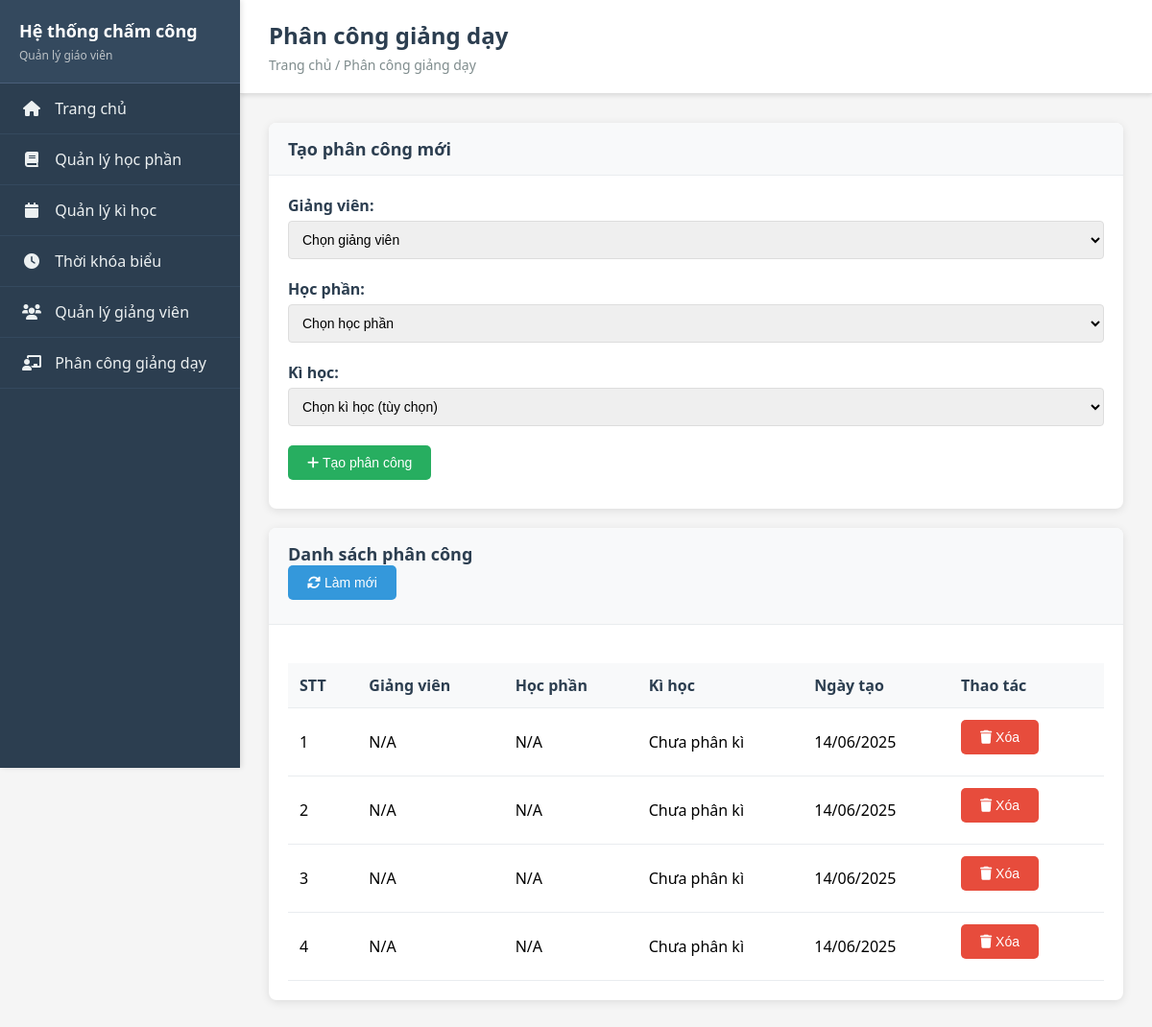
/assignments, run on an earlier commit of the app's database.
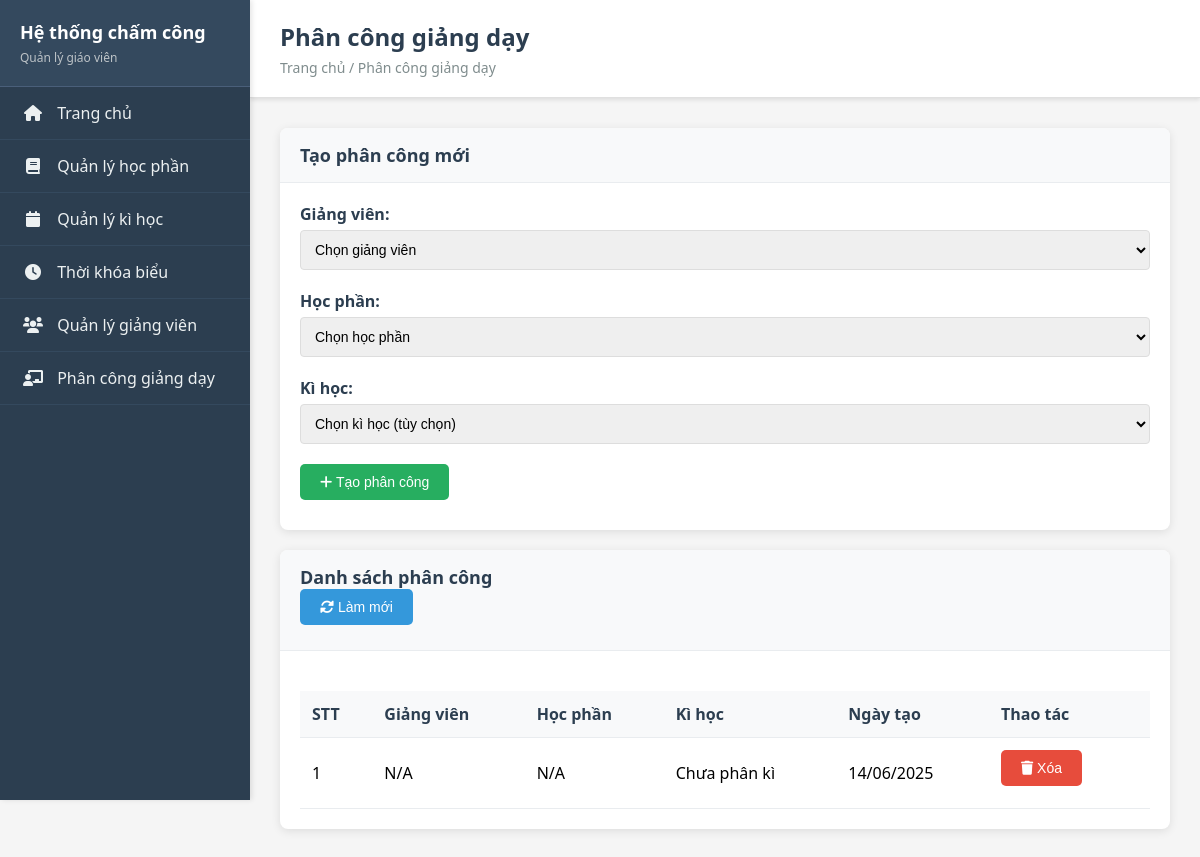
And on a later commit of the database.
### backend/models/assignment.py (models this page shows, shortened)
class Assignment(BaseModel):
    __tablename__ = 'assignments'
    teacher_id = db.Column(db.Integer, db.ForeignKey('teachers.id'), nullable=False)
    subject_id = db.Column(db.Integer, db.ForeignKey('subjects.id'), nullable=False)
    semester_id = db.Column(db.Integer, db.ForeignKey('semesters.id'), nullable=True)

### backend/app.py (the view)
@app.route('/assignments')
def assignments():
    try:
        assignments_list = Assignment.query.order_by(Assignment.created_at.desc()).all()
        teachers_query = Teacher.query.all()
        teachers_list = []
        for teacher in teachers_query:
            try:
                teacher.to_dict()  # Test if this works
                teachers_list.append(teacher)
            except Exception:
                if hasattr(teacher, 'degree_level') and teacher.degree_level not in ['dai_hoc', 'thac_si', 'tien_si', 'pho_giao_su', 'giao_su']:
                    teacher.degree_level = 'dai_hoc'
                    teacher.save()
                teachers_list.append(teacher)
        subjects_list = Subject.query.all()
        semesters_list = Semester.query.all()
        return render_template('assignments.html',
                             assignments=assignments_list,
                             teachers=teachers_list,
                             subjects=subjects_list,
                             semesters=semesters_list)
    except Exception as e:
        print(f"Error in assignments route: {e}")
        return render_template('assignments.html',
                             assignments=[],
                             teachers=[],
                             subjects=[],
                             semesters=[])

### backend/models/base.py (called while the page is built)
    def to_dict(self):
        return {
            'id': self.id,
            'created_at': self.created_at.isoformat() if self.created_at else None,
            'updated_at': self.updated_at.isoformat() if self.updated_at else None
        }

### backend/models/teacher.py (called while the page is built)
    @property
    def auto_teacher_coefficient(self):
        coefficient_map = {
            'dai_hoc': 1.3,
            'thac_si': 1.5,
            'tien_si': 1.7,
            'pho_giao_su': 2.0,
            'giao_su': 2.5
        }
        return coefficient_map.get(self.degree_level, 1.3)

    @property
    def degree_level_display(self):
        display_map = {
            'dai_hoc': 'Đại học',
            'thac_si': 'Thạc sĩ',
            'tien_si': 'Tiến sĩ',
            'pho_giao_su': 'Phó giáo sư',
            'giao_su': 'Giáo sư'
        }
        return display_map.get(self.degree_level, 'Đại học')

### frontend/templates/assignments.html (shortened to what this page needs)
<!DOCTYPE html>
<html lang="en">
<head>
    <link rel="stylesheet" href="{{ url_for('static', filename='css/style.css') }}">
</head>
<body>
    {% extends "base.html" %}
    {% block page_title %}Phân công giảng dạy{% endblock %}
    {% block breadcrumb %}Trang chủ / Phân công giảng dạy{% endblock %}
    {% block content %}
    <div class="card">
        <div class="card-header">
            <h3>Tạo phân công mới</h3>
        </div>
        <div class="card-body">
            <form id="assignment-form">
                <div class="form-group">
                    <label for="assignment-teacher">Giảng viên:</label>
                    <select id="assignment-teacher" name="teacher_id" class="form-control" required>
                        <option value="">Chọn giảng viên</option>
                    </select>
                </div>
                <div class="form-group">
                    <label for="assignment-subject">Học phần:</label>
                    <select id="assignment-subject" name="subject_id" class="form-control" required>
                        <option value="">Chọn học phần</option>
                    </select>
                </div>
                <div class="form-group">
                    <label for="assignment-semester">Kì học:</label>
                    <select id="assignment-semester" name="semester_id" class="form-control">
                        <option value="">Chọn kì học (tùy chọn)</option>
                    </select>
                </div>
                <button type="submit" class="btn btn-success" id="submit-btn">
                    <i class="fas fa-plus"></i> Tạo phân công
                </button>
            </form>
        </div>
    </div>
    <div class="card">
        <div class="card-header">
            <h3>Danh sách phân công</h3>
            <button class="btn btn-info btn-sm" onclick="refreshAssignmentsList()">
                <i class="fas fa-sync-alt"></i> Làm mới
            </button>
        </div>
        <div class="card-body">
            <table class="table" id="assignments-table">
                <thead>
                    <tr>
                        <th>STT</th>
                        <th>Giảng viên</th>
                        <th>Học phần</th>
                        <th>Kì học</th>
                        <th>Ngày tạo</th>
                        <th>Thao tác</th>
                    </tr>
                </thead>
                <tbody id="assignments-tbody">
                    {% for assignment in assignments %}
                    <tr data-assignment-id="{{ assignment.id }}">
                        <td>{{ loop.index }}</td>
                        <td>{{ assignment.teacher.name if assignment.teacher else 'N/A' }}</td>
                        <td>{{ assignment.subject.name if assignment.subject else 'N/A' }}</td>
                        <td>{{ assignment.semester.name + ' - ' + assignment.semester.year|string if assignment.semester else 'Chưa phân kì' }}</td>
                        <td>{{ assignment.created_at.strftime('%d/%m/%Y') }}</td>
                        <td>
                            <button class="btn btn-danger btn-sm" onclick="deleteAssignment({{ assignment.id }})">
                                <i class="fas fa-trash"></i> Xóa
                            </button>
                        </td>
                    </tr>
                    {% else %}
                    <tr>
                        <td colspan="6" style="text-align: center;">Chưa có phân công nào</td>
                    </tr>
                    {% endfor %}
                </tbody>
            </table>
        </div>
    </div>
    {% endblock %}

What changed in the data, as far as the page shows it:
removed Assignment: teacher "N/A", subject "N/A", semester "Chưa phân kì", created_at "14/06/2025"
removed Assignment: teacher "N/A", subject "N/A", semester "Chưa phân kì", created_at "14/06/2025"
removed Assignment: teacher "N/A", subject "N/A", semester "Chưa phân kì", created_at "14/06/2025"
